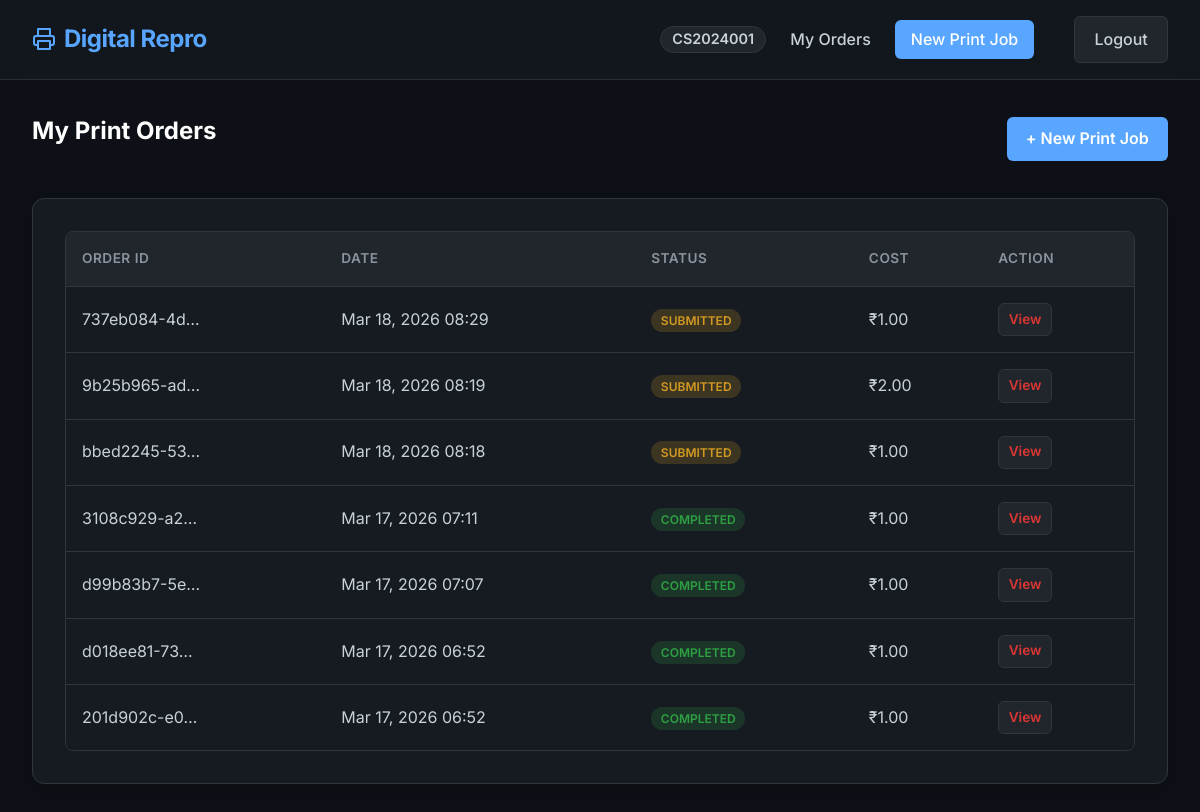
Screenshot of /orders/dashboard/ (signed in) with the database file from the repository.
### accounts/models.py (models this page shows, shortened)
class User(AbstractUser):
    is_student = models.BooleanField(default=True)
    is_admin = models.BooleanField(default=False)
    roll_number = models.CharField(max_length=20, unique=True, null=True, blank=True)
    phone_number = models.CharField(max_length=15, blank=True, null=True)

### orders/models.py (models this page shows, shortened)
class Order(models.Model):
    STATUS_CHOICES = [
        ('Submitted', 'Submitted'),
        ('In Queue', 'In Queue'),
        ('Printing', 'Printing'),
        ('Ready for Pickup', 'Ready for Pickup'),
        ('Completed', 'Completed'),
        ('Cancelled', 'Cancelled'),
    ]
    id = models.UUIDField(primary_key=True, default=uuid.uuid4, editable=False)
    user = models.ForeignKey(User, on_delete=models.CASCADE, related_name='orders')
    status = models.CharField(max_length=20, choices=STATUS_CHOICES, default='Submitted')
    total_cost = models.DecimalField(max_digits=8, decimal_places=2, default=0.00)
    amount_paid = models.DecimalField(max_digits=8, decimal_places=2, default=0.00)
    is_fully_paid = models.BooleanField(default=False)
    created_at = models.DateTimeField(auto_now_add=True)
    updated_at = models.DateTimeField(auto_now=True)

### orders/views.py (the view)
# urls.py: path('dashboard/', views.student_dashboard_view, name='student_dashboard'),
@login_required
def student_dashboard_view(request):
    if not request.user.is_student:
        return redirect('admin_dashboard')
    orders = request.user.orders.all().order_by('-created_at')
    context = {'orders': orders}
    return render(request, 'orders/student_dashboard.html', context)

### templates/orders/student_dashboard.html (shortened to what this page needs)
{% extends 'base.html' %}
{% load static %}
{% block content %}
<div class="header" style="display: flex; justify-content: space-between; align-items: center; margin-bottom: 2rem;">
    <h2>My Print Orders</h2>
    <a href="{% url 'create_order' %}" class="btn btn-primary">+ New Print Job</a>
</div>
<div class="card">
    {% if orders %}
    <div class="table-container">
        <table>
            <thead>
                <tr>
                    <th>Order ID</th>
                    <th>Date</th>
                    <th>Status</th>
                    <th>Cost</th>
                    <th>Action</th>
                </tr>
            </thead>
            <tbody>
                {% for order in orders %}
                <tr>
                    <td>{{ order.id|truncatechars:12 }}</td>
                    <td>{{ order.created_at|date:"M d, Y H:i" }}</td>
                    <td>
                        <span class="badge
                            {% if order.status == 'Submitted' %}badge-pending
                            {% elif order.status == 'Printing' %}badge-printing
                            {% elif order.status == 'Completed' %}badge-completed
                            {% else %}badge-pending{% endif %}">
                            {{ order.status }}
                        </span>
                    </td>
                    <td>₹{{ order.total_cost }}</td>
                    <td>
                        <a href="{% url 'order_detail' order.id %}" class="btn btn-danger" style="padding: 0.3rem 0.6rem; font-size: 0.85rem;">View</a>
                    </td>
                </tr>
                {% endfor %}
            </tbody>
        </table>
    </div>
    {% endif %}
</div>
{% endblock %}

### templates/base.html (shortened to what this page needs)
{% load static %}
<!DOCTYPE html>
<html lang="en">
<head>
    <link rel="stylesheet" href="{% static 'css/style.css' %}">
</head>
<body>
    <nav class="navbar">
        <a href="/" class="navbar-brand">
            Digital Repro
        </a>
        <div class="nav-links">
            {% if user.is_authenticated %}
                <span class="nav-user-chip">
                    {% if user.first_name or user.last_name %}
                        {{ user.get_full_name }}
                    {% elif user.roll_number %}
                        {{ user.roll_number }}
                    {% else %}
                        {{ user.username }}
                    {% endif %}
                </span>
                {% if user.is_admin or user.is_superuser %}
                    <a href="{% url 'admin_dashboard' %}">Admin Dashboard</a>
                    <a href="{% url 'admin_settings' %}">Settings</a>
                    <a href="{% url 'manage_users' %}">Users</a>
                {% elif user.is_student %}
                    <a href="{% url 'student_dashboard' %}">My Orders</a>
                    <a href="{% url 'create_order' %}" class="btn btn-primary" style="color:white; padding: 0.4rem 1rem;">New Print Job</a>
                {% endif %}
                <a href="{% url 'logout' %}" class="btn btn-danger" style="margin-left: 1rem;">Logout</a>
            {% else %}
                <a href="{% url 'student_login' %}">Login</a>
                <a href="{% url 'student_signup' %}">Sign Up</a>
                <a href="{% url 'admin_login' %}">Admin Login</a>
            {% endif %}
        </div>
    </nav>
    <main class="container fade-in">
        {% block content %}
        {% endblock %}
    </main>
</body>
</html>

### static/css/style.css (style rules this page uses)
:root { --bg-color: #0d1117; --surface-color: #161b22; --surface-light: #21262d; --primary-color: #58a6ff; --primary-hover: #3182ce; --success-color: #238636; --success-hover: #2ea043; --danger-color: #da3633; --text-primary: #c9d1d9; --text-secondary: #8b949e; --border-color: #30363d; --glass-bg: rgba(22, 27, 34, 0.7); --glass-border: rgba(255, 255, 255, 0.1); --font-family: 'Inter', -apple-system, BlinkMacSystemFont, "Segoe UI", Roboto, Helvetica, Arial, sans-serif; }
* { box-sizing: border-box; margin: 0; padding: 0; }
body { background-color: var(--bg-color); color: var(--text-primary); font-family: var(--font-family); line-height: 1.6; min-height: 100vh; display: flex; flex-direction: column; }
.navbar { background: var(--glass-bg); backdrop-filter: blur(10px); -webkit-backdrop-filter: blur(10px); border-bottom: 1px solid var(--glass-border); padding: 1rem 2rem; position: sticky; top: 0; z-index: 1000; display: flex; justify-content: space-between; align-items: center; }
.navbar-brand { font-size: 1.5rem; font-weight: 700; color: var(--primary-color); text-decoration: none; letter-spacing: -0.5px; display: flex; align-items: center; gap: 0.5rem; }
.nav-links { display: flex; gap: 1.5rem; align-items: center; }
.nav-links a { color: var(--text-primary); text-decoration: none; font-weight: 500; transition: color 0.2s ease; }
.nav-user-chip { padding: 0.35rem 0.7rem; border: 1px solid var(--border-color); border-radius: 999px; background: var(--surface-light); color: var(--text-primary); font-size: 0.9rem; font-weight: 600; line-height: 1; }
.container { flex: 1; width: 100%; max-width: 1200px; margin: 0 auto; padding: 2rem; display: flex; flex-direction: column; }
h1, h2, h3, h4 { color: #ffffff; margin-bottom: 1rem; }
.card { background: var(--surface-color); border: 1px solid var(--border-color); border-radius: 12px; padding: 2rem; box-shadow: 0 8px 24px rgba(0,0,0,0.2); transition: transform 0.2s ease, box-shadow 0.2s ease; }
.btn { display: inline-block; padding: 0.6rem 1.2rem; border-radius: 6px; font-weight: 600; text-decoration: none; cursor: pointer; border: none; transition: all 0.2s ease; text-align: center; }
.btn-primary { background-color: var(--primary-color); color: #ffffff; }
.btn-danger { background-color: var(--surface-light); color: var(--danger-color); border: 1px solid var(--border-color); }
.table-container { overflow-x: auto; border-radius: 8px; border: 1px solid var(--border-color); }
table { width: 100%; border-collapse: collapse; background-color: var(--surface-color); }
th, td { padding: 1rem; text-align: left; border-bottom: 1px solid var(--border-color); }
th { background-color: var(--surface-light); color: var(--text-secondary); font-weight: 600; text-transform: uppercase; font-size: 0.85rem; letter-spacing: 0.5px; }
tr:last-child td { border-bottom: none; }
.badge { padding: 0.25rem 0.6rem; border-radius: 12px; font-size: 0.75rem; font-weight: 600; text-transform: uppercase; }
.badge-pending { background-color: rgba(210, 153, 34, 0.2); color: #d29922; }
.badge-completed { background-color: rgba(46, 160, 67, 0.2); color: #2ea043; }
.fade-in { animation: fadeIn 0.4s ease-out; }

### rows the page displays
User: roll_number "CS2024001"
Order: id "737eb084-4d…", created_at "Mar 18, 2026 08:29", status "SUBMITTED", total_cost "1.00"
Order: id "9b25b965-ad…", created_at "Mar 18, 2026 08:19", status "SUBMITTED", total_cost "2.00"
Order: id "bbed2245-53…", created_at "Mar 18, 2026 08:18", status "SUBMITTED", total_cost "1.00"
Order: id "3108c929-a2…", created_at "Mar 17, 2026 07:11", status "COMPLETED", total_cost "1.00"
Order: id "d99b83b7-5e…", created_at "Mar 17, 2026 07:07", status "COMPLETED", total_cost "1.00"
Order: id "d018ee81-73…", created_at "Mar 17, 2026 06:52", status "COMPLETED", total_cost "1.00"
Order: id "201d902c-e0…", created_at "Mar 17, 2026 06:52", status "COMPLETED", total_cost "1.00"
